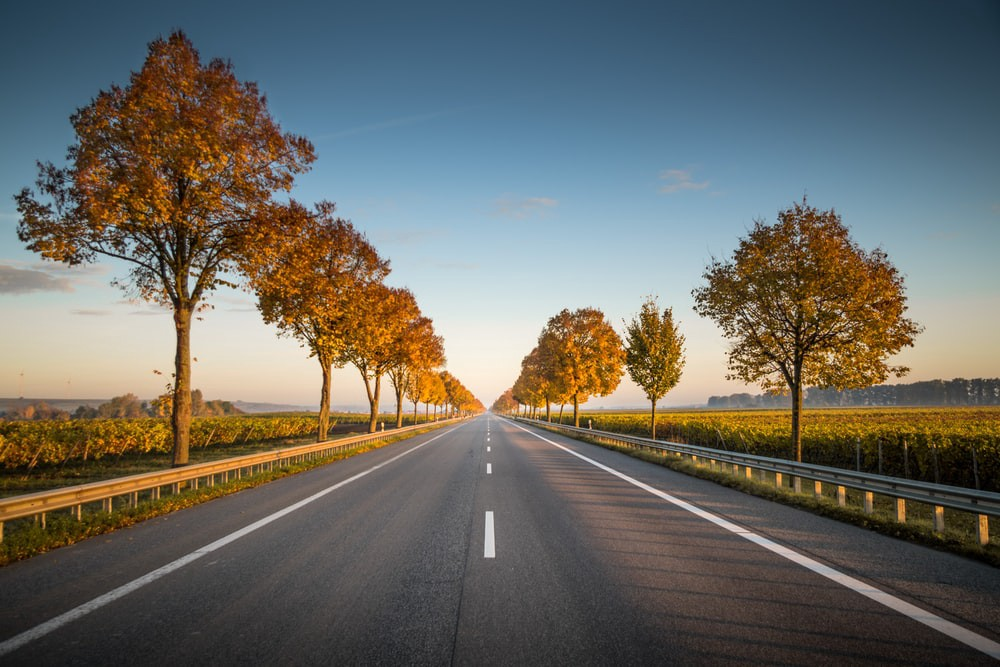
#> input picture ex1_lane.jpg, 1000 x 667 px, found by its file name
$ python lane.py
#> lines starting #> are read from the running program, lines starting #| are printed output that depends on the picture
import cv2
import matplotlib.pyplot as plt
import numpy as np


# image_path = r"E:\DRIVE\AUTOZ\unknown.png"
image_path = r"E:\DRIVE\AUTOZ\ex1_lane.jpg"
image1 = cv2.imread(image_path)
#> image1 is the input picture: shape (667, 1000, 3); mean B, G, R 99.1, 105.8, 106.5
plt.imshow(image1)

def grey(image):
  #convert to grayscale
    image = np.asarray(image)
    return cv2.cvtColor(image, cv2.COLOR_RGB2GRAY)
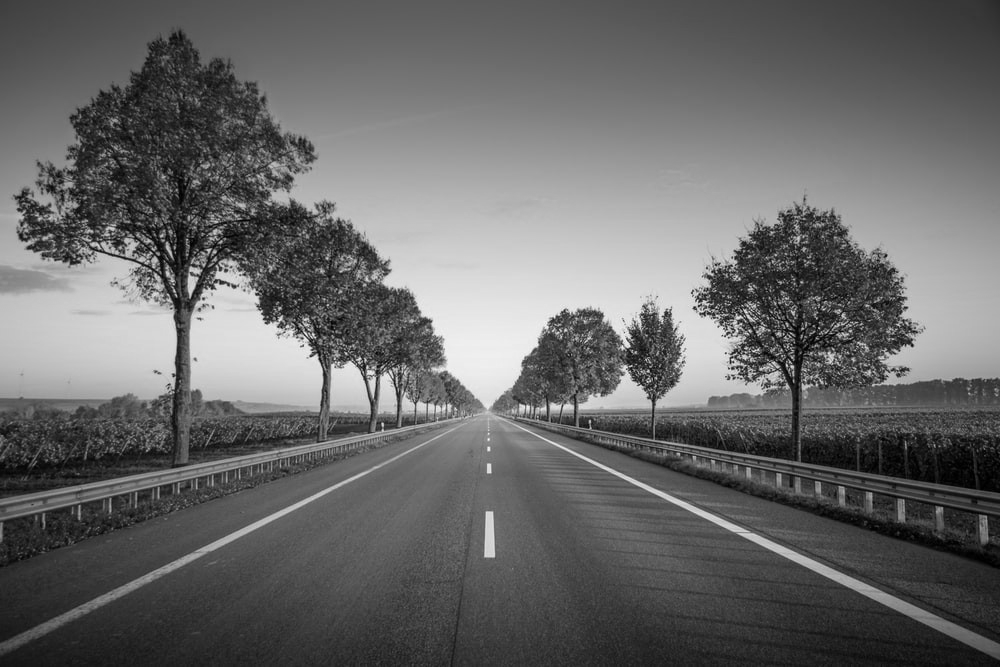
#> returned value: shape (667, 1000); min 0, max 251, mean 103.9

  #Apply Gaussian Blur --> Reduce noise and smoothen image
def gauss(image):
    return cv2.GaussianBlur(image, (5, 5), 0)

  #outline the strongest gradients in the image --> this is where lines in the image are
def canny(image):
    edges = cv2.Canny(image,50,100)
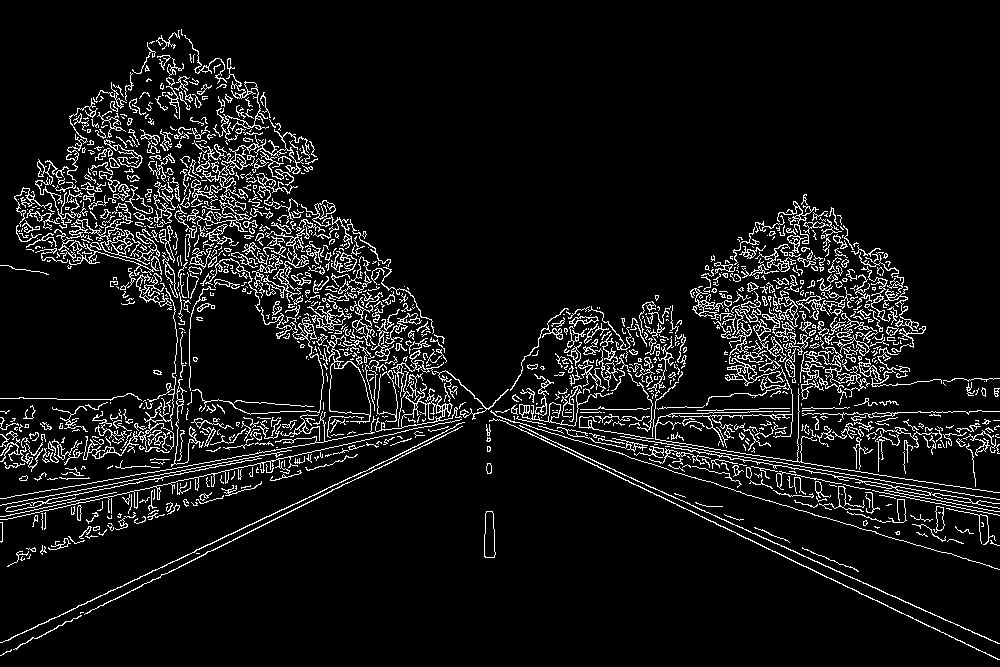
#> edges: shape (667, 1000); 7.9% white in thin lines or dots
    return edges

# [60 lines left out: functions region, display_lines, average, make_points, not called in this run]


image1=grey(image1)
image1=gauss(image1)
image1=canny(image1)
#> (the run stopped early here; a loop or call above may not have finished)
